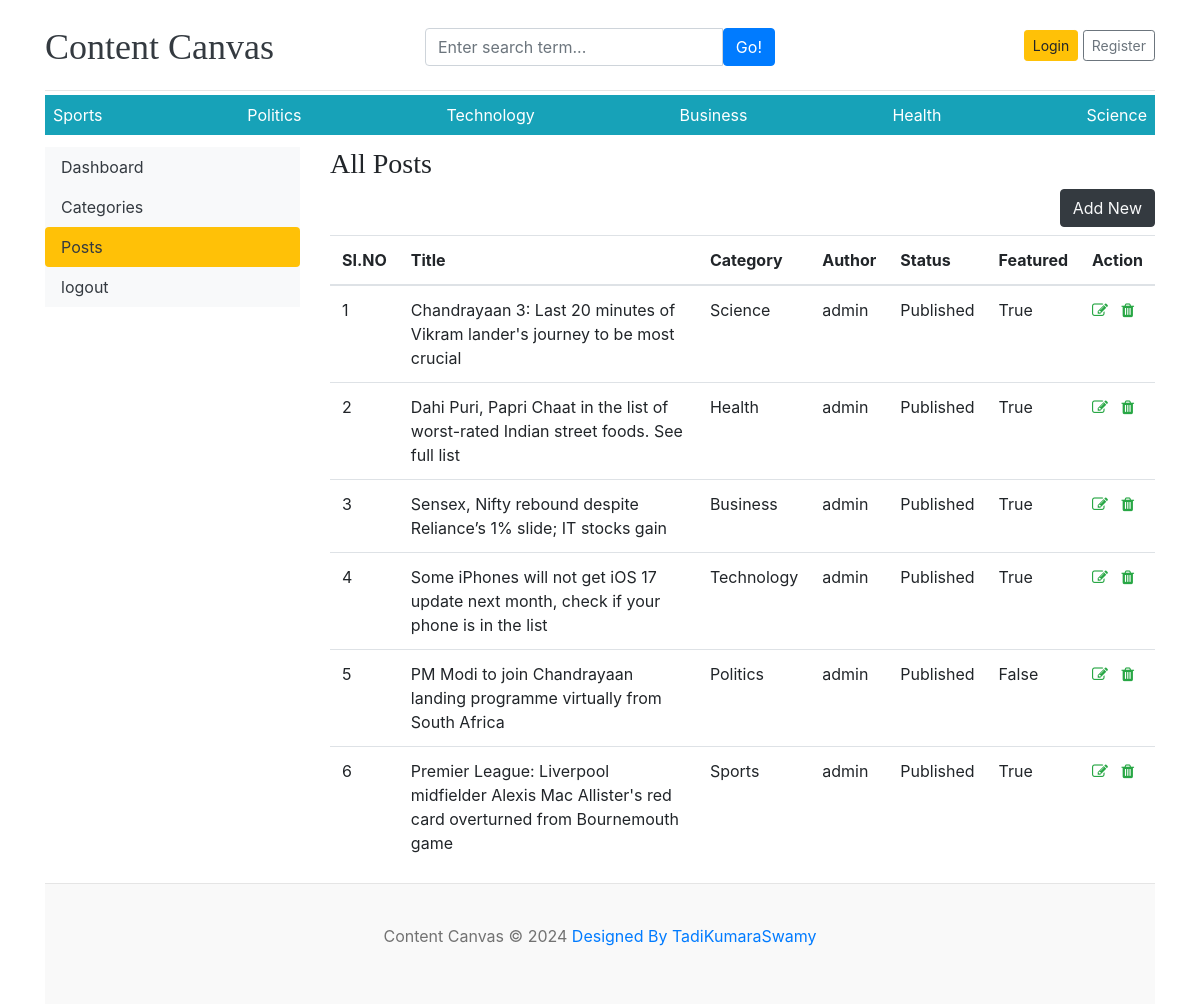
The app's page /dashboard/posts/ with its own data.
### blog/models.py (models this page shows, shortened)
class Category(models.Model):
    category_name=models.CharField(max_length=50,unique=True)
    created_at=models.DateTimeField(auto_now_add=True)
    updated_at=models.DateTimeField(auto_now=True)
    class Meta:
        verbose_name_plural='categories'
    def __str__(self):
        return self.category_name

class Blog(models.Model):
    title=models.CharField(max_length=100)
    slug=models.SlugField(max_length=100)
    category=models.ForeignKey(Category,on_delete=models.CASCADE)
    author=models.ForeignKey(User,on_delete=models.CASCADE)
    featured_image=models.ImageField(upload_to='uploads/%y/%m/%d')
    short_description=models.TextField(max_length=500,default=None)
    blog_body=models.TextField(max_length=2000)
    status=models.CharField(max_length=20,choices=STATUS_CHOICES,default=0)
    is_featured=models.BooleanField(default=True)
    created_at=models.DateTimeField(auto_now_add=True)
    updated_at=models.DateTimeField(auto_now=True)

### dashboards/views.py (the view)
# urls.py: path('posts/',views.posts,name='posts'),
def posts(request):
    posts=Blog.objects.all()
    context={
        'posts':posts,
    }
    return render(request,'dashboard/posts.html',context)

### blog/context_processors.py (called while the page is built)
def get_categories(request):
    categories=Category.objects.all()
    return dict(categories=categories)

def get_social_links(request):
    social_links=SocialLink.objects.all()
    return dict(social_links=social_links)

### templates/dashboard/posts.html (shortened to what this page needs)
{% extends 'base.html' %}
{% block content %}
<div class="row">
    {% include "dashboard/sidebar.html" %}
    <div class="col-md-9">
        <h3>All Posts</h3>
        <a href="{% url 'add_post' %}" class="btn btn-dark text-light float-right mb-2">Add New</a>
        <table class="table table-hover">
            <thead>
                <tr>
                    <th scope="col">SI.NO</th>
                    <th scope="col">Title</th>
                    <th scope="col">Category</th>
                    <th scope="col">Author</th>
                    <th scope="col">Status</th>
                    <th scope="col">Featured</th>
                    <th scope="col">Action</th>
                </tr>
            </thead>
            <tbody>
                {% for post in posts %}
                <tr>
                    <td>{{ forloop.counter }}</td>
                    <td>{{ post.title }}</td>
                    <td>{{ post.category }}</td>
                    <td>{{ post.author }}</td>
                    <td>{{ post.status }}</td>
                    <td>{{ post.is_featured }}</td>
                    <td>
                        <a href="{% url 'edit_post' post.id %}"><i class="fa fa-edit text-success"></i></a>
                        <a href="{% url 'delete_post' post.id %}"><i class="fa fa-trash text-success"></i></a>
                    </td>
                </tr>
                {% endfor %}
            </tbody>
        </table>
    </div>
</div>
{% endblock %}

### templates/base.html (shortened to what this page needs)
{% load static %}
<!DOCTYPE html>
<html lang="en">
<head>
    <link href="https://getbootstrap.com/docs/4.0/dist/css/bootstrap.min.css" rel="stylesheet">
    <link href="{% static 'css/cc.css' %}" rel="stylesheet">
    <link rel="stylesheet" href="https://cdnjs.cloudflare.com/ajax/libs/font-awesome/4.7.0/css/font-awesome.css">
</head>
<body>
    <div class="container">
        <header class="blog-header py-3">
            <div class="row flex-nowrap justify-content-between align-items-center">
                <div class="col-4 pt-1">
                    <a class="blog-header-logo text-dark" href="/">Content Canvas</a>
                </div>
            <div class="col-4 pt-1">
                <form action="{% url 'search' %}" method="GET">
                    <div class="input-group">
                        <input class="form-control" type="text" value="{{keyword}}" placeholder="Enter search term..." aria-label="Enter search term..." aria-describedby="button-search" />
                        <button class="btn btn-primary" id="button-search" type="button">Go!</button>
                    </div>
                </form>
            </div>
            {% if not user.is_authenticated %}
                <div class="col-4 d-flex justify-content-end align-items-center">
                    <a class="btn btn-sm btn-warning" href="{% url 'login' %}">Login</a> &nbsp;
                    <a class="btn btn-sm btn-outline-secondary" href="{% url 'register' %}">Register</a>
                </div>
            {% else %}
            <span><a href="{% url 'dashboard' %}">Dashboard</a> </span>
            <span><a href="{% url 'logout' %}"> Logout</a></span>
            {% endif %}
            </div>
        </header>
        <div class="nav-scroller py-1 mb-2">
            <nav class="nav d-flex justify-content-between bg-info">
                {% for cat in categories %}
                <a class="p-2 text-white" href="{% url 'posts_by_category' cat.id %}">{{cat.category_name}}</a>
                {% endfor %}
            </nav>
        </div>
{% block content %}
{% endblock %}
        <footer class="blog-footer">
            <p>Content Canvas &copy; <span id="year"></span> <a href="#">Designed By TadiKumaraSwamy</a></p>
        </footer>
    </div>
</body>
</html>

### contentcanvas/static/css/cc.css (style rules this page uses)
.blog-header { border-bottom: 1px solid #e5e5e5; }
.blog-header-logo { font-family: "Playfair Display", Georgia, "Times New Roman", serif; font-size: 2.25rem; }
h1, h2, h3, h4, h5, h6 { font-family: "Playfair Display", Georgia, "Times New Roman", serif; }
.blog-footer { padding: 2.5rem 0; color: #727272; text-align: center; background-color: #f9f9f9; border-top: .05rem solid #e5e5e5; }

### records on screen
Category: category_name "Sports"
Category: category_name "Politics"
Category: category_name "Technology"
Category: category_name "Business"
Category: category_name "Health"
Category: category_name "Science"
Blog: title "Chandrayaan 3: Last 20 minutes of Vikram lander's journey to be most crucial", category "Science", author "admin", status "Published", is_featured "True"
Blog: title "Dahi Puri, Papri Chaat in the list of worst-rated Indian street foods. See full list", category "Health", author "admin", status "Published", is_featured "True"
Blog: title "Sensex, Nifty rebound despite Reliance’s 1% slide; IT stocks gain", category "Business", author "admin", status "Published", is_featured "True"
Blog: title "Some iPhones will not get iOS 17 update next month, check if your phone is in the list", category "Technology", author "admin", status "Published", is_featured "True"
Blog: title "PM Modi to join Chandrayaan landing programme virtually from South Africa", category "Politics", author "admin", status "Published", is_featured "False"
Blog: title "Premier League: Liverpool midfielder Alexis Mac Allister's red card overturned from Bournemouth game", category "Sports", author "admin", status "Published", is_featured "True"
